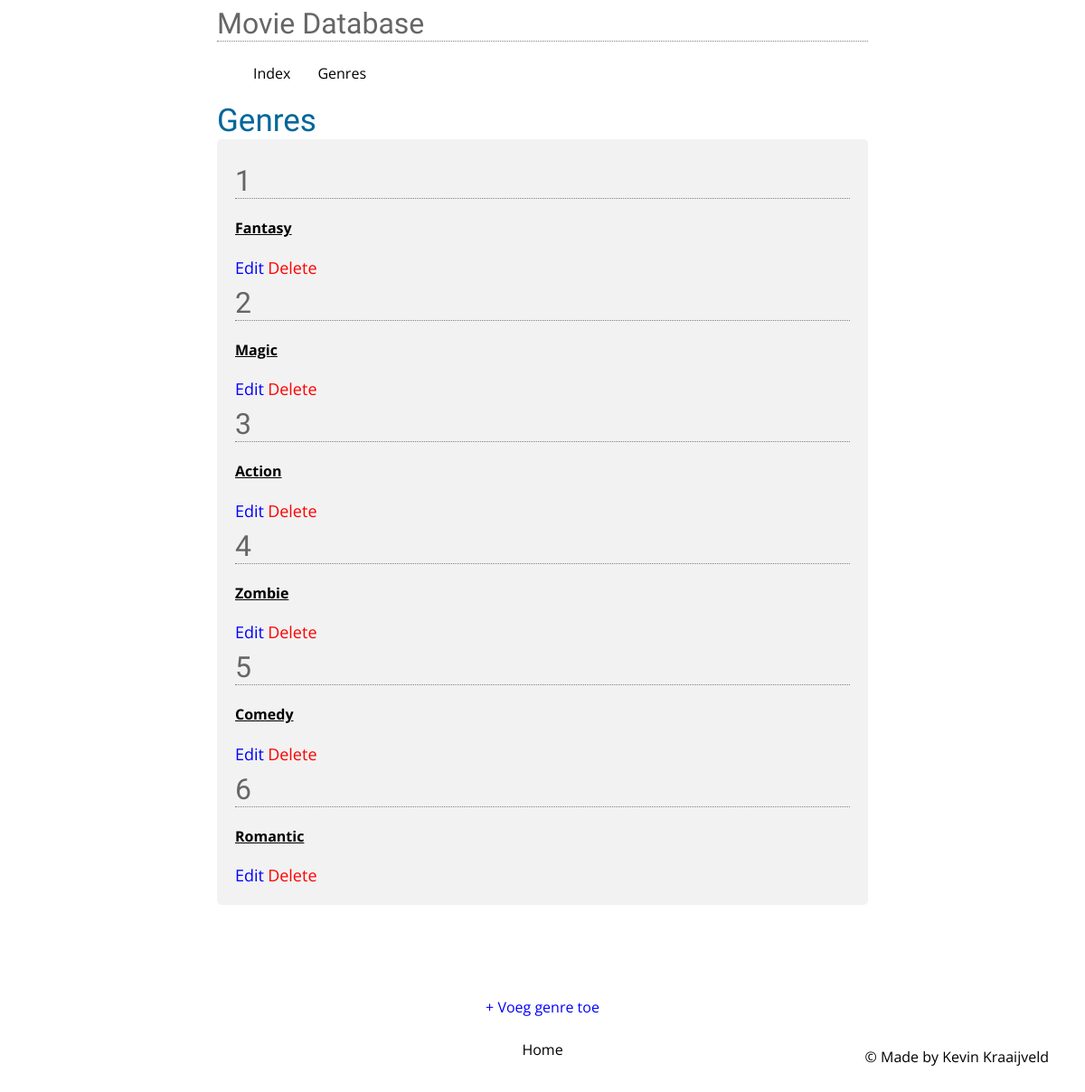
The app's page /genre/genres, older data.
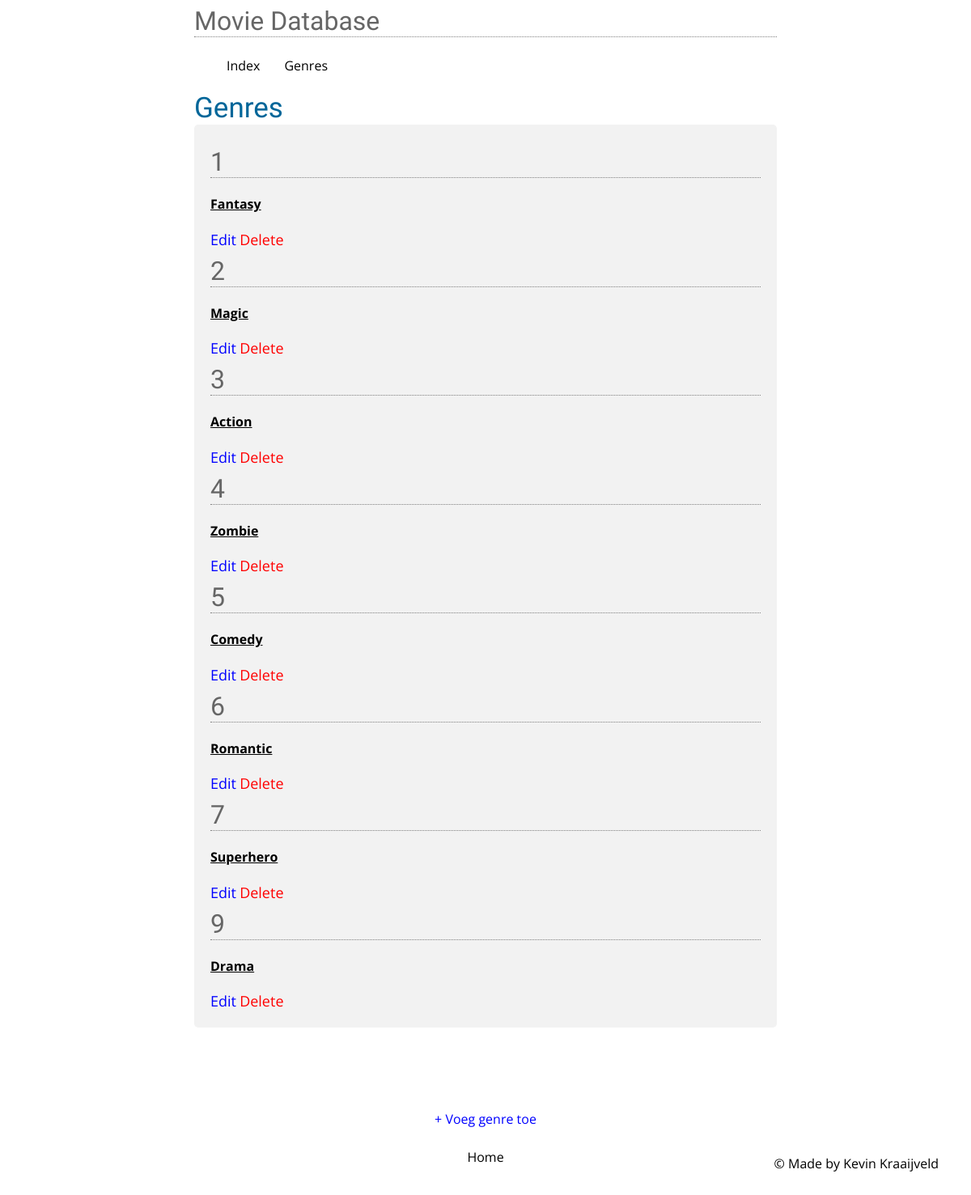
The same page, newer data.
### tables this page shows
CREATE TABLE IF NOT EXISTS `genres` (
  `genre_id` int(11) NOT NULL,
  `genre_description` varchar(255) NOT NULL
);

### core/core.php (called while the page is built, shortened)
<?php
function render($filename, $data = null)
{
	require(ROOT . 'view/templates/header.php');
	require(ROOT . 'view/' . $filename . '.php');
	require(ROOT . 'view/templates/footer.php');
}

### controller/GenreController.php (called while the page is built, shortened)
<?php
require(ROOT . "model/GenreModel.php");
function genres(){
	render("moviedatabase/genres",
		array(
			'genres' => getAllGenres(),
			'films' => joinAllFilms()
		)
	);
}

### public/index.php (called while the page is built, shortened)
<?php
require(ROOT . "core/route.php");
require(ROOT . "core/core.php");
route();

### model/GenreModel.php (called while the page is built, shortened)
<?php
function getAllGenres(){
	$db = openDatabaseConnection();
	$sql = "SELECT * FROM genres";
	$query = $db->prepare($sql);
	$query->execute();
	return $query->fetchAll();
}

### view/moviedatabase/genres.php (the view, shortened to what this page needs)
	<h2>Genres</h2>
<div>
<?php
	foreach ($genres as $genre => $value) {
		$id = $value['genre_id'];
		$description = $value['genre_description'];
		echo '<h1>' . $id . '</h1>';
		echo '<h4>' . "<a href='" . URL . "genre/seeGenre/" . $value['genre_id'] . "'>" . $description . "</a>" . '</h4>';;
		echo "<a class='editthis' href = '" . URL . "genre/editGenre/" . $value["genre_id"]. "'>Edit</a>";
		echo "<a class='deletethis' href = '" . URL . "genre/deleteGenre/" . $value["genre_id"]. "'>Delete</a>";
	}
?>
</div>
<br><br><br>
<a id='createGenre' href='<?=URL?>genre/createGenre'>+ Voeg genre toe</a>
	<a class='middle' href='<?=URL?>'>Home</a>
<br><br>

### core/route.php (shortened to what this page needs)
<?php
function route()
{
	$url = splitUrl();
	if (!$url['controller']) {
		require(ROOT . 'controller/' . DEFAULT_CONTROLLER . 'Controller.php');
		call_user_func('index');
	} elseif (file_exists(ROOT . 'controller/' . $url['controller'] . '.php')) {
		if (function_exists($url['action'])) {
			if ($url['params']) {
				call_user_func_array($url['action'], $url['params']);
			} else {
				call_user_func($url['action']);
			}
		} else {
			require(ROOT . 'controller/ErrorController.php');
			call_user_func('index');
		}
	} else {
		require(ROOT . 'controller/ErrorController.php');
		call_user_func('index');
	}
}
function splitUrl()
{
	if (isset($_GET['url'])) {
		$tmp_url = trim($_GET['url'], "/");
		$tmp_url = filter_var($tmp_url, FILTER_SANITIZE_URL);
		$tmp_url = explode("/", $tmp_url);
		$url['controller'] = isset($tmp_url[0]) ? ucwords($tmp_url[0] . 'Controller') : null;
		$url['action'] = isset($tmp_url[1]) ? $tmp_url[1] : 'index';
		unset($tmp_url[0], $tmp_url[1]);
		$url['params'] = array_values($tmp_url);
		return $url;
	}
}

### view/templates/header.php (shortened to what this page needs)
<!DOCTYPE html>
	<html>
		<head>
    	<link rel="stylesheet" href="public/css/style.css">
			<link rel="stylesheet" href="../public/css/style.css">
			<link rel="stylesheet" href="/Moviedatabase_MVC/public/css/style.css">
		</head>
		<body>
			<header id="kev-header">
				<h1>Movie Database</h1>
				<ul>
					<li class="menu" onClick="window.location='/Moviedatabase_MVC/';">Index</li>
  				<li class="menu" onClick="window.location='<?=URL?>genre/genres';">Genres</li>
  			</ul>
	    </header>

### view/templates/footer.php (shortened to what this page needs)
<footer>
      <p>&copy; Made by Kevin Kraaijveld</p>
</footer>
</body>
</html>

### public/css/style.css (style rules this page uses)
body { font-family: Open Sans, Verdana, sans-serif; font-size: 12pt; width: 60%; margin: 0 18% 0 20%; }
h1 { font-family: Open Sans Condensed, sans-serif; font-weight: normal; font-size: 24pt; color: #666; margin-top: 7px; margin-bottom: 8px; border-bottom: 1px dotted grey; }
h2 { font-family: Open Sans Condensed, sans-serif; font-weight: normal; font-size: 35px; color: #069; margin-bottom: 0; margin: 0; }
#createGenre, #createFilm, #createEpisode { color: blue; display: block; text-align: center; margin-bottom: 25px; text-decoration: none; }
.middle { display: block; text-align: center; text-decoration: none; }
a { color : black; }
ul { display: inline-flex; }
li.menu { list-style-type: none; margin-right: 30px; padding-bottom: 5px; cursor: pointer; }
div { border-radius: 5px; background-color: #f2f2f2; padding: 20px; margin-bottom: 5%; }
.deletethis { color:red!important; text-decoration: none; font-size: 18px; position: relative; bottom: 1px; }
.editthis { color:blue!important; text-decoration: none; font-size: 18px; position: relative; bottom: 1px; }
footer { position: fixed; bottom: 20px; right: 40px; color: #000; transition: 0.4s ease; }

Row changes from the older to the newer data that the page shows:
added genres: genre_id "7", genre_description "Superhero"
added genres: genre_id "9", genre_description "Drama"
